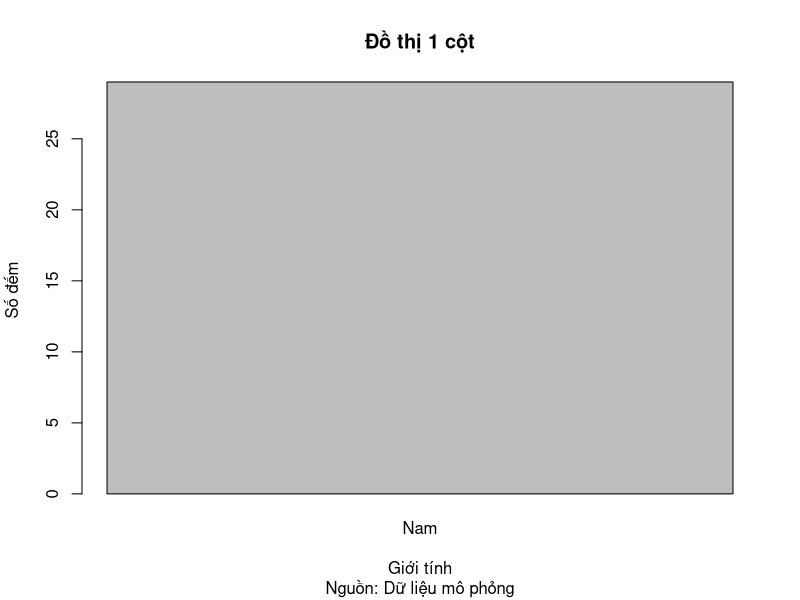
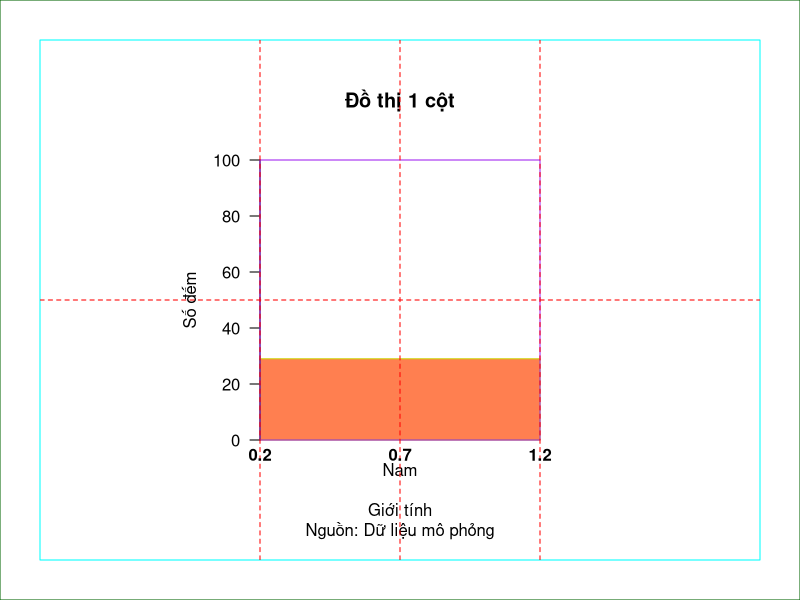
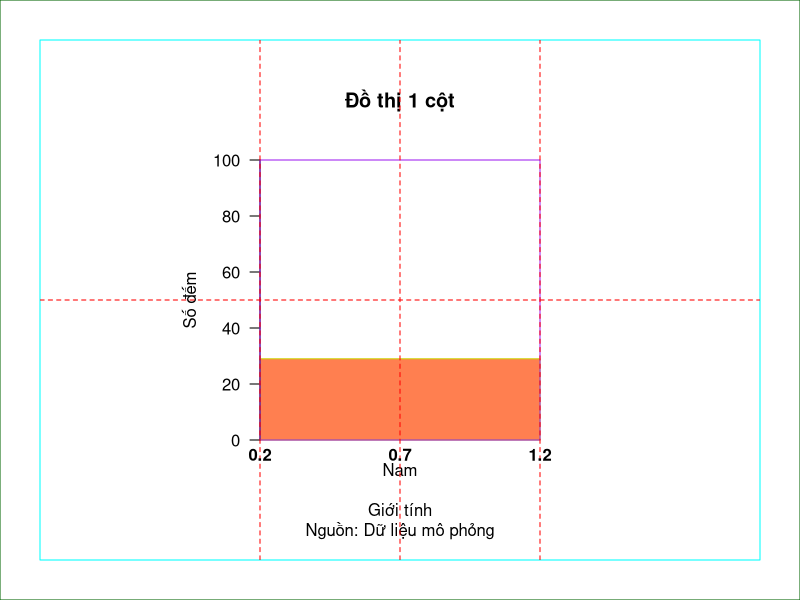
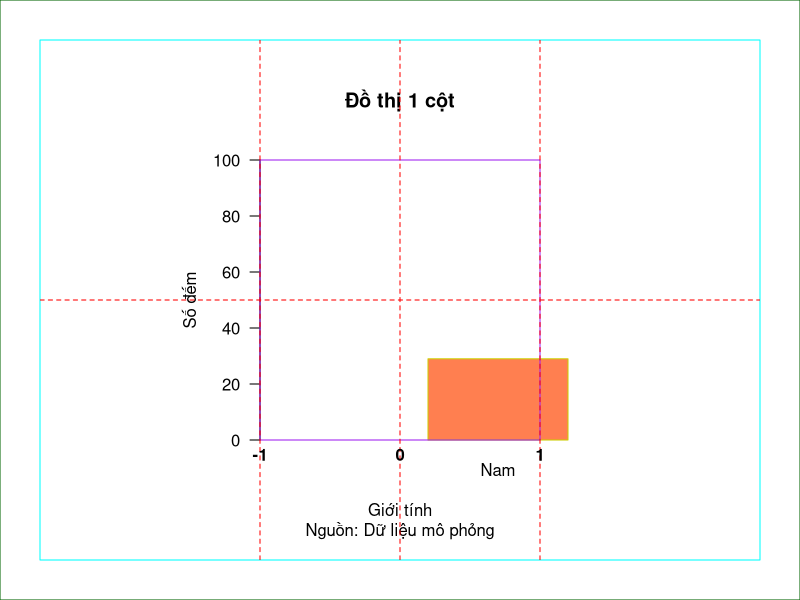
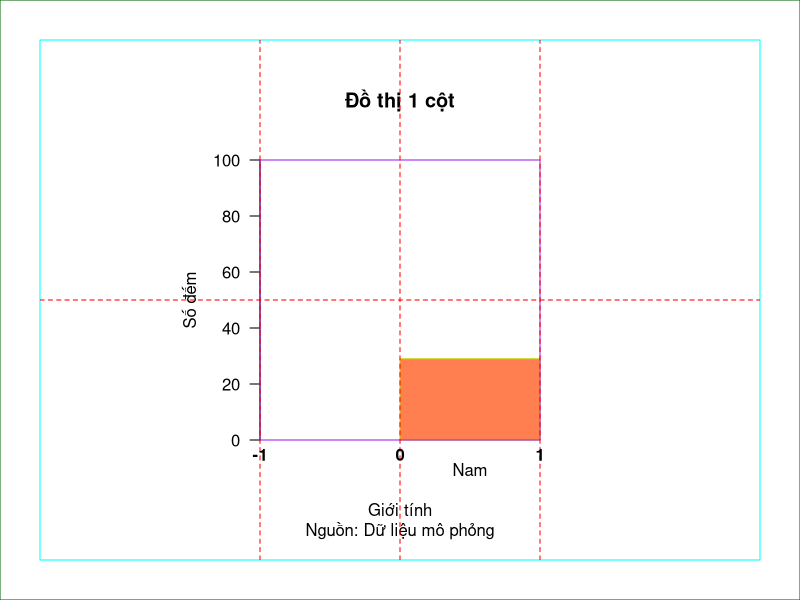
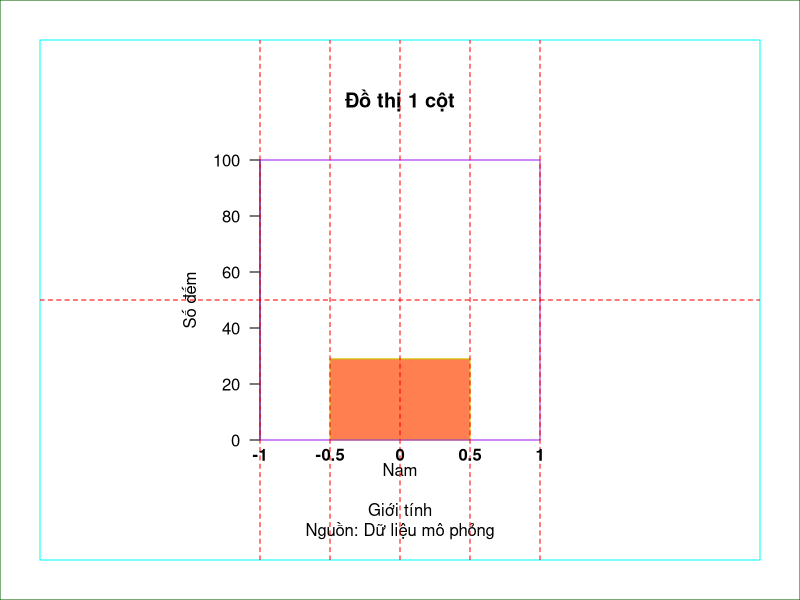
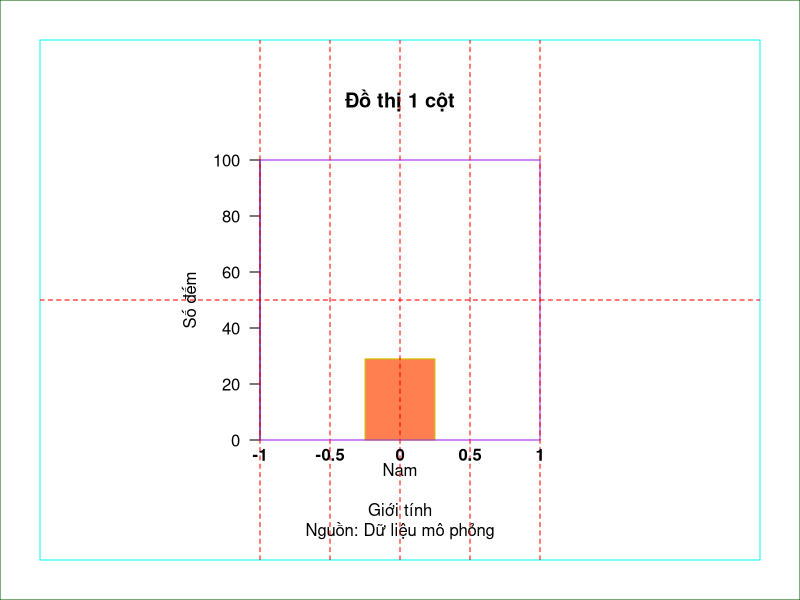
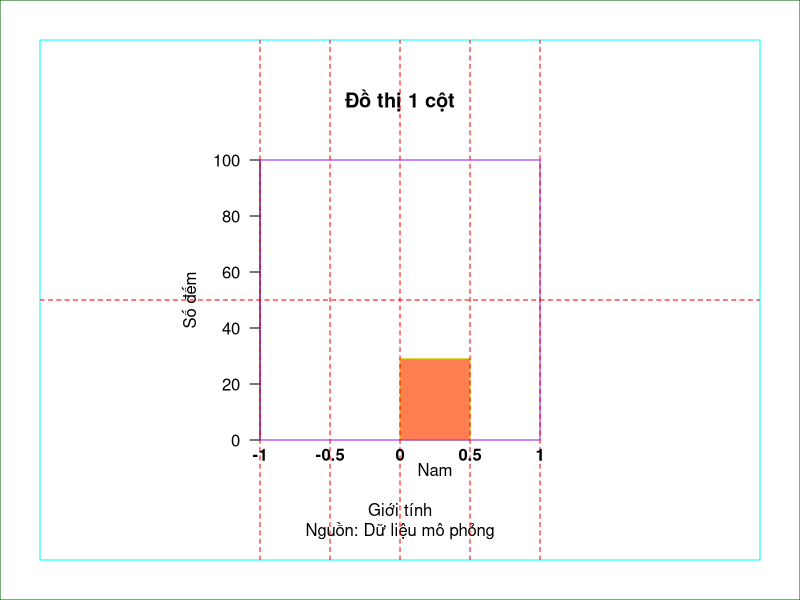

These charts were generated, in order, by the following R code:
## ---- chunk 1
options(width = 1200)
knitr::opts_chunk$set(fig.width = 6, fig.height = 6, warning = FALSE, message = FALSE)
## ---- chunk 2
#| code-fold: true
#| code-summary: "Show the code"
library(readxl)

doanh_thu <- readxl::read_excel("doanh_thu_ban_hang.xlsx")

doanh_thu <- as.data.frame(doanh_thu)

doanh_thu <- doanh_thu[ , c(1, 2, 5, 8, 6, 3, 4, 7, 9)]

table(doanh_thu$`Giới tính`, useNA = "no") -> gender
## ---- chunk 3
#| code-fold: true
#| code-summary: "Show the code"
#| 
barplot(height = gender[1],
        xlab = "Giới tính",
        ylab = "Số đếm",
        main = "Đồ thị 1 cột",
        sub = "Nguồn: Dữ liệu mô phỏng"
)
## ---- chunk 4
#| code-fold: true
#| code-summary: "Show the code"

# library(precisePlacement)

par(pty = "s")
par(mar = c(6, 6, 6, 6))
par(oma = c(2, 2, 2, 2))
par(xpd = TRUE)

barplot(height = gender[1],
        las = 1,
        xlab = "Giới tính",
        ylab = "Số đếm",
        main = "Đồ thị 1 cột",
        sub = "Nguồn: Dữ liệu mô phỏng",
        xaxs = "i", 
        yaxs = "i",
        col = c("coral"),
        ylim = c(0, 100),
        horiz = FALSE,
        border = c("yellow3")
)

par("usr") # tọa độ trục x và y

box(which = "plot", col = "purple")
box(which = "outer", col = "darkgreen")
box(which = "figure", col = "cyan")

# showMarginLines()
# showOuterMarginLines()
# highlightDataRegion()
# highlightDeviceRegion()
# highlightFigureRegion()
# highlightPlotRegion()

abline(h = 50,
       v = (par("usr")[1] + par("usr")[2])/2, 
       col = "red", 
       lty = 2)

text(x = (par("usr")[1] + par("usr")[2])/2, 
     y = 0, 
     labels = as.character((par("usr")[1] + par("usr")[2])/2), 
     pos = 1, 
     font = 2)

abline(v = par("usr")[1], 
       col = "red", 
       lty = 2)

text(x = par("usr")[1], 
     y = 0, 
     labels = as.character(par("usr")[1]), 
     pos = 1, 
     font = 2)

abline(v = par("usr")[2], 
       col = "red", 
       lty = 2)

text(x = par("usr")[2], 
     y = 0, 
     labels = as.character(par("usr")[2]), 
     pos = 1, 
     font = 2)
## ---- chunk 5
#| code-fold: true
#| code-summary: "Show the code"

par(pty = "s")
par(mar = c(6, 6, 6, 6))
par(oma = c(2, 2, 2, 2))
par(xpd = TRUE)

barplot(height = gender[1],
        las = 1,
        xlab = "Giới tính",
        ylab = "Số đếm",
        main = "Đồ thị 1 cột",
        sub = "Nguồn: Dữ liệu mô phỏng",
        xaxs = "i", 
        yaxs = "i",
        col = c("coral"),
        xlim = c(0.2, 1.2), # setup chính xác vị trí xlim
        ylim = c(0, 100),
        horiz = FALSE,
        beside = TRUE,
        border = c("yellow3")
)

# par("usr") # tọa độ trục x và y

box(which = "plot", col = "purple")
box(which = "outer", col = "darkgreen")
box(which = "figure", col = "cyan")

abline(h = 50,
       v = (par("usr")[1] + par("usr")[2])/2, 
       col = "red", 
       lty = 2)

text(x = (par("usr")[1] + par("usr")[2])/2, 
     y = 0, 
     labels = as.character((par("usr")[1] + par("usr")[2])/2), 
     pos = 1, 
     font = 2)

abline(v = par("usr")[1], 
       col = "red", 
       lty = 2)

text(x = par("usr")[1], 
     y = 0, 
     labels = as.character(par("usr")[1]), 
     pos = 1, 
     font = 2)

abline(v = par("usr")[2], 
       col = "red", 
       lty = 2)

text(x = par("usr")[2], 
     y = 0, 
     labels = as.character(par("usr")[2]), 
     pos = 1, 
     font = 2)
## ---- chunk 6
#| code-fold: true
#| code-summary: "Show the code"
#| 
par(pty = "s")
par(mar = c(6, 6, 6, 6))
par(oma = c(2, 2, 2, 2))
par(xpd = TRUE)

barplot(height = gender[1],
        las = 1,
        xlab = "Giới tính",
        ylab = "Số đếm",
        main = "Đồ thị 1 cột",
        sub = "Nguồn: Dữ liệu mô phỏng",
        xaxs = "i", 
        yaxs = "i",
        col = c("coral"),
        xlim = c(-1, 1), 
        ylim = c(0, 100),
        horiz = FALSE,
        beside = TRUE,
        border = c("yellow3")
)

# par("usr") # tọa độ trục x và y

box(which = "plot", col = "purple")
box(which = "outer", col = "darkgreen")
box(which = "figure", col = "cyan")

abline(h = 50,
       v = (par("usr")[1] + par("usr")[2])/2, 
       col = "red", 
       lty = 2)

text(x = (par("usr")[1] + par("usr")[2])/2, 
     y = 0, 
     labels = as.character((par("usr")[1] + par("usr")[2])/2), 
     pos = 1, 
     font = 2)

abline(v = par("usr")[1], 
       col = "red", 
       lty = 2)

text(x = par("usr")[1], 
     y = 0, 
     labels = as.character(par("usr")[1]), 
     pos = 1, 
     font = 2)

abline(v = par("usr")[2], 
       col = "red", 
       lty = 2)

text(x = par("usr")[2], 
     y = 0, 
     labels = as.character(par("usr")[2]), 
     pos = 1, 
     font = 2)
## ---- chunk 7
#| code-fold: true
#| code-summary: "Show the code"

par(pty = "s")
par(mar = c(6, 6, 6, 6))
par(oma = c(2, 2, 2, 2))
par(xpd = TRUE)

barplot(height = gender[1],
        las = 1,
        xlab = "Giới tính",
        ylab = "Số đếm",
        main = "Đồ thị 1 cột",
        sub = "Nguồn: Dữ liệu mô phỏng",
        xaxs = "i", 
        yaxs = "i",
        col = c("coral"),
        xlim = c(-1, 1), 
        space = c(0),
        ylim = c(0, 100),
        horiz = FALSE,
        beside = TRUE,
        border = c("yellow3")
)

# par("usr") # tọa độ trục x và y

box(which = "plot", col = "purple")
box(which = "outer", col = "darkgreen")
box(which = "figure", col = "cyan")

abline(h = 50,
       v = (par("usr")[1] + par("usr")[2])/2, 
       col = "red", 
       lty = 2)

text(x = (par("usr")[1] + par("usr")[2])/2, 
     y = 0, 
     labels = as.character((par("usr")[1] + par("usr")[2])/2), 
     pos = 1, 
     font = 2)

abline(v = par("usr")[1], 
       col = "red", 
       lty = 2)

text(x = par("usr")[1], 
     y = 0, 
     labels = as.character(par("usr")[1]), 
     pos = 1, 
     font = 2)

abline(v = par("usr")[2], 
       col = "red", 
       lty = 2)

text(x = par("usr")[2], 
     y = 0, 
     labels = as.character(par("usr")[2]), 
     pos = 1, 
     font = 2)
## ---- chunk 8
#| code-fold: true
#| code-summary: "Show the code"

par(pty = "s")
par(mar = c(6, 6, 6, 6))
par(oma = c(2, 2, 2, 2))
par(xpd = TRUE)

barplot(height = gender[1],
        las = 1,
        xlab = "Giới tính",
        ylab = "Số đếm",
        main = "Đồ thị 1 cột",
        sub = "Nguồn: Dữ liệu mô phỏng",
        xaxs = "i", 
        yaxs = "i",
        col = c("coral"),
        xlim = c(-1, 1), 
        space = c(-0.5),
        ylim = c(0, 100),
        horiz = FALSE,
        beside = TRUE,
        border = c("yellow3")
)

# par("usr") # tọa độ trục x và y

box(which = "plot", col = "purple")
box(which = "outer", col = "darkgreen")
box(which = "figure", col = "cyan")

abline(h = 50,
       v = (par("usr")[1] + par("usr")[2])/2, 
       col = "red", 
       lty = 2)

text(x = (par("usr")[1] + par("usr")[2])/2, 
     y = 0, 
     labels = as.character((par("usr")[1] + par("usr")[2])/2), 
     pos = 1, 
     font = 2)

##

abline(v = par("usr")[1], 
       col = "red", 
       lty = 2)

text(x = par("usr")[1], 
     y = 0, 
     labels = as.character(par("usr")[1]), 
     pos = 1, 
     font = 2)

abline(v = par("usr")[1]/2, 
       col = "red", 
       lty = 2)

text(x = par("usr")[1]/2, 
     y = 0, 
     labels = as.character(par("usr")[1]/2), 
     pos = 1, 
     font = 2)

##

abline(v = par("usr")[2], 
       col = "red", 
       lty = 2)

text(x = par("usr")[2], 
     y = 0, 
     labels = as.character(par("usr")[2]), 
     pos = 1, 
     font = 2)

abline(v = par("usr")[2]/2, 
       col = "red", 
       lty = 2)

text(x = par("usr")[2]/2, 
     y = 0, 
     labels = as.character(par("usr")[2]/2), 
     pos = 1, 
     font = 2)
## ---- chunk 9
#| code-fold: true
#| code-summary: "Show the code"

par(pty = "s")
par(mar = c(6, 6, 6, 6))
par(oma = c(2, 2, 2, 2))
par(xpd = TRUE)

barplot(height = gender[1],
        las = 1,
        xlab = "Giới tính",
        ylab = "Số đếm",
        main = "Đồ thị 1 cột",
        sub = "Nguồn: Dữ liệu mô phỏng",
        xaxs = "i", 
        yaxs = "i",
        col = c("coral"),
        xlim = c(-1, 1), 
        # width = c(1), # mặc định là 1
        width = c(0.5), 
        space = c(-0.5),
        ylim = c(0, 100),
        horiz = FALSE,
        beside = TRUE,
        border = c("yellow3")
)

# par("usr") # tọa độ trục x và y

box(which = "plot", col = "purple")
box(which = "outer", col = "darkgreen")
box(which = "figure", col = "cyan")

abline(h = 50,
       v = (par("usr")[1] + par("usr")[2])/2, 
       col = "red", 
       lty = 2)

text(x = (par("usr")[1] + par("usr")[2])/2, 
     y = 0, 
     labels = as.character((par("usr")[1] + par("usr")[2])/2), 
     pos = 1, 
     font = 2)

##

abline(v = par("usr")[1], 
       col = "red", 
       lty = 2)

text(x = par("usr")[1], 
     y = 0, 
     labels = as.character(par("usr")[1]), 
     pos = 1, 
     font = 2)

abline(v = par("usr")[1]/2, 
       col = "red", 
       lty = 2)

text(x = par("usr")[1]/2, 
     y = 0, 
     labels = as.character(par("usr")[1]/2), 
     pos = 1, 
     font = 2)

##

abline(v = par("usr")[2], 
       col = "red", 
       lty = 2)

text(x = par("usr")[2], 
     y = 0, 
     labels = as.character(par("usr")[2]), 
     pos = 1, 
     font = 2)

abline(v = par("usr")[2]/2, 
       col = "red", 
       lty = 2)

text(x = par("usr")[2]/2, 
     y = 0, 
     labels = as.character(par("usr")[2]/2), 
     pos = 1, 
     font = 2)
## ---- chunk 10
#| code-fold: true
#| code-summary: "Show the code"
par(pty = "s")
par(mar = c(6, 6, 6, 6))
par(oma = c(2, 2, 2, 2))
par(xpd = TRUE)

barplot(height = gender[1],
        las = 1,
        xlab = "Giới tính",
        ylab = "Số đếm",
        main = "Đồ thị 1 cột",
        sub = "Nguồn: Dữ liệu mô phỏng",
        xaxs = "i", 
        yaxs = "i",
        col = c("coral"),
        xlim = c(-1, 1), 
        # width = c(1), # mặc định là 1
        width = c(0.5), 
        space = c(0),
        ylim = c(0, 100),
        horiz = FALSE,
        beside = TRUE,
        border = c("yellow3")
)

# par("usr") # tọa độ trục x và y

box(which = "plot", col = "purple")
box(which = "outer", col = "darkgreen")
box(which = "figure", col = "cyan")

abline(h = 50,
       v = (par("usr")[1] + par("usr")[2])/2, 
       col = "red", 
       lty = 2)

text(x = (par("usr")[1] + par("usr")[2])/2, 
     y = 0, 
     labels = as.character((par("usr")[1] + par("usr")[2])/2), 
     pos = 1, 
     font = 2)

##

abline(v = par("usr")[1], 
       col = "red", 
       lty = 2)

text(x = par("usr")[1], 
     y = 0, 
     labels = as.character(par("usr")[1]), 
     pos = 1, 
     font = 2)

abline(v = par("usr")[1]/2, 
       col = "red", 
       lty = 2)

text(x = par("usr")[1]/2, 
     y = 0, 
     labels = as.character(par("usr")[1]/2), 
     pos = 1, 
     font = 2)

##

abline(v = par("usr")[2], 
       col = "red", 
       lty = 2)

text(x = par("usr")[2], 
     y = 0, 
     labels = as.character(par("usr")[2]), 
     pos = 1, 
     font = 2)

abline(v = par("usr")[2]/2, 
       col = "red", 
       lty = 2)

text(x = par("usr")[2]/2, 
     y = 0, 
     labels = as.character(par("usr")[2]/2), 
     pos = 1, 
     font = 2)
## ---- chunk 11
#| code-fold: true
#| code-summary: "Show the code"

par(pty = "s")
par(mar = c(6, 6, 6, 6))
par(oma = c(2, 2, 2, 2))
par(xpd = TRUE)

barplot(height = gender[1],
        las = 1,
        xlab = "Giới tính",
        ylab = "Số đếm",
        main = "Đồ thị 1 cột",
        sub = "Nguồn: Dữ liệu mô phỏng",
        xaxs = "i", 
        yaxs = "i",
        col = c("coral"),
        xlim = c(-1, 1), 
        # width = c(1), # mặc định là 1
        width = c(0.25), 
        space = c(-0.5), # tương ứng là tọa độ ở -0.125
        ylim = c(0, 100),
        horiz = FALSE,
        beside = TRUE,
        border = c("yellow3")
)

# par("usr") # tọa độ trục x và y

box(which = "plot", col = "purple")
box(which = "outer", col = "darkgreen")
box(which = "figure", col = "cyan")

abline(h = 50,
       v = (par("usr")[1] + par("usr")[2])/2, 
       col = "red", 
       lty = 2)

text(x = (par("usr")[1] + par("usr")[2])/2, 
     y = 0, 
     labels = as.character((par("usr")[1] + par("usr")[2])/2), 
     pos = 1, 
     font = 2)

##

abline(v = par("usr")[1], 
       col = "red", 
       lty = 2)

text(x = par("usr")[1], 
     y = 0, 
     labels = as.character(par("usr")[1]), 
     pos = 1, 
     font = 2)

abline(v = par("usr")[1]/2, 
       col = "red", 
       lty = 2)

text(x = par("usr")[1]/2, 
     y = 0, 
     labels = as.character(par("usr")[1]/2), 
     pos = 1, 
     font = 2)

##

abline(v = par("usr")[2], 
       col = "red", 
       lty = 2)

text(x = par("usr")[2], 
     y = 0, 
     labels = as.character(par("usr")[2]), 
     pos = 1, 
     font = 2)

abline(v = par("usr")[2]/2, 
       col = "red", 
       lty = 2)

text(x = par("usr")[2]/2, 
     y = 0, 
     labels = as.character(par("usr")[2]/2), 
     pos = 1, 
     font = 2)

##

abline(v = par("usr")[2]/4, 
       col = "red", 
       lty = 2)

text(x = par("usr")[2]/4, 
     y = 0, 
     labels = as.character(par("usr")[2]/4), 
     pos = 1, 
     font = 2)

##

abline(v = par("usr")[1]/4, 
       col = "red", 
       lty = 2)

text(x = par("usr")[1]/4, 
     y = 0, 
     labels = as.character(par("usr")[1]/4), 
     pos = 1, 
     font = 2)
## ---- chunk 12
barplot(height = gender[1],
        las = 1,
        xlab = "Giới tính",
        ylab = "Số đếm",
        main = "Đồ thị 1 cột",
        sub = "Nguồn: Dữ liệu mô phỏng",
        xaxs = "i", 
        yaxs = "i",
        col = c("coral"),
        xlim = c(-1, 1), 
        # width = c(1), # mặc định là 1
        width = c(0.25), 
        space = c(-0.5), # tương ứng là tọa độ ở -0.125
        ylim = c(0, 100),
        horiz = FALSE,
        beside = TRUE,
        border = c("yellow3")
)
box()
## ---- chunk 13
#| code-fold: true
#| code-summary: "Show the code"

par(pty = "s")
par(mar = c(6, 6, 6, 6))
par(oma = c(2, 2, 2, 2))
par(xpd = TRUE)


barplot(height = gender,
        las = 1,
        xlab = "Giới tính",
        ylab = "Số đếm",
        main = "Đồ thị 2 cột",
        sub = "Nguồn: Dữ liệu mô phỏng",
        xaxs = "i", 
        yaxs = "i",
        ylim = c(0, 100)
)

par("usr")

box(which = "plot", col = "purple")
box(which = "outer", col = "darkgreen")
box(which = "figure", col = "cyan")

abline(h = 50,
       v = (par("usr")[1] + par("usr")[2])/2, 
       col = "red", 
       lty = 2)

text(x = (par("usr")[1] + par("usr")[2])/2, 
     y = 0, 
     labels = as.character((par("usr")[1] + par("usr")[2])/2), 
     pos = 1, 
     font = 2)

##

abline(v = par("usr")[1], 
       col = "red", 
       lty = 2)

text(x = par("usr")[1], 
     y = 0, 
     labels = as.character(par("usr")[1]), 
     pos = 1, 
     font = 2)

##

abline(v = par("usr")[2], 
       col = "red", 
       lty = 2)

text(x = par("usr")[2], 
     y = 0, 
     labels = as.character(par("usr")[2]), 
     pos = 1, 
     font = 2)
## ---- chunk 14
#| code-fold: true
#| code-summary: "Show the code"

par(pty = "s")
par(mar = c(6, 6, 6, 6))
par(oma = c(2, 2, 2, 2))
par(xpd = TRUE)


barplot(height = gender,
        las = 1,
        xlab = "Giới tính",
        ylab = "Số đếm",
        main = "Đồ thị 2 cột",
        sub = "Nguồn: Dữ liệu mô phỏng",
        xaxs = "i", 
        yaxs = "i",
        ylim = c(0, 100), # không set xlim
        width = c(0.1, 0.1), 
        space = c(0.4, 0.4), 
        horiz = FALSE,
        beside = TRUE,
        col = c("coral", "yellow"),
        border = c("black", "black")
)

par("usr")

box(which = "plot", col = "purple")
box(which = "outer", col = "darkgreen")
box(which = "figure", col = "cyan")

abline(h = 50,
       v = (par("usr")[1] + par("usr")[2])/2, 
       col = "red", 
       lty = 2)

text(x = (par("usr")[1] + par("usr")[2])/2, 
     y = 0, 
     labels = as.character((par("usr")[1] + par("usr")[2])/2), 
     pos = 1, 
     font = 2)

##

abline(v = par("usr")[1], 
       col = "red", 
       lty = 2)

text(x = par("usr")[1], 
     y = 0, 
     labels = as.character(par("usr")[1]), 
     pos = 1, 
     font = 2)

##

abline(v = par("usr")[2], 
       col = "red", 
       lty = 2)

text(x = par("usr")[2], 
     y = 0, 
     labels = as.character(par("usr")[2]), 
     pos = 1, 
     font = 2)
## ---- chunk 15
#| code-fold: true
#| code-summary: "Show the code"

par(pty = "s")
par(mar = c(6, 6, 6, 6))
par(oma = c(2, 2, 2, 2))
par(xpd = TRUE)


barplot(height = gender,
        las = 1,
        xlab = "Giới tính",
        ylab = "Số đếm",
        main = "Đồ thị 2 cột",
        sub = "Nguồn: Dữ liệu mô phỏng",
        xaxs = "i", 
        yaxs = "i",
        ylim = c(0, 100), # không set xlim
        width = c(0.1, 0.1), 
        space = c(0.4, 0.4), 
        horiz = FALSE,
        beside = TRUE,
        col = c("coral", "yellow"),
        border = c("black", "black")
)

par("usr")

box(which = "plot", col = "purple")
box(which = "outer", col = "darkgreen")
box(which = "figure", col = "cyan")

abline(h = 50,
       v = (par("usr")[1] + par("usr")[2])/2, 
       col = "red", 
       lty = 2)

text(x = (par("usr")[1] + par("usr")[2])/2, 
     y = 0, 
     labels = as.character((par("usr")[1] + par("usr")[2])/2), 
     pos = 1, 
     font = 2)

##

abline(v = par("usr")[1], 
       col = "red", 
       lty = 2)

text(x = par("usr")[1], 
     y = 0, 
     labels = as.character(par("usr")[1]), 
     pos = 1, 
     font = 2)

##

abline(v = par("usr")[2], 
       col = "red", 
       lty = 2)

text(x = par("usr")[2], 
     y = 0, 
     labels = as.character(par("usr")[2]), 
     pos = 1, 
     font = 2)
